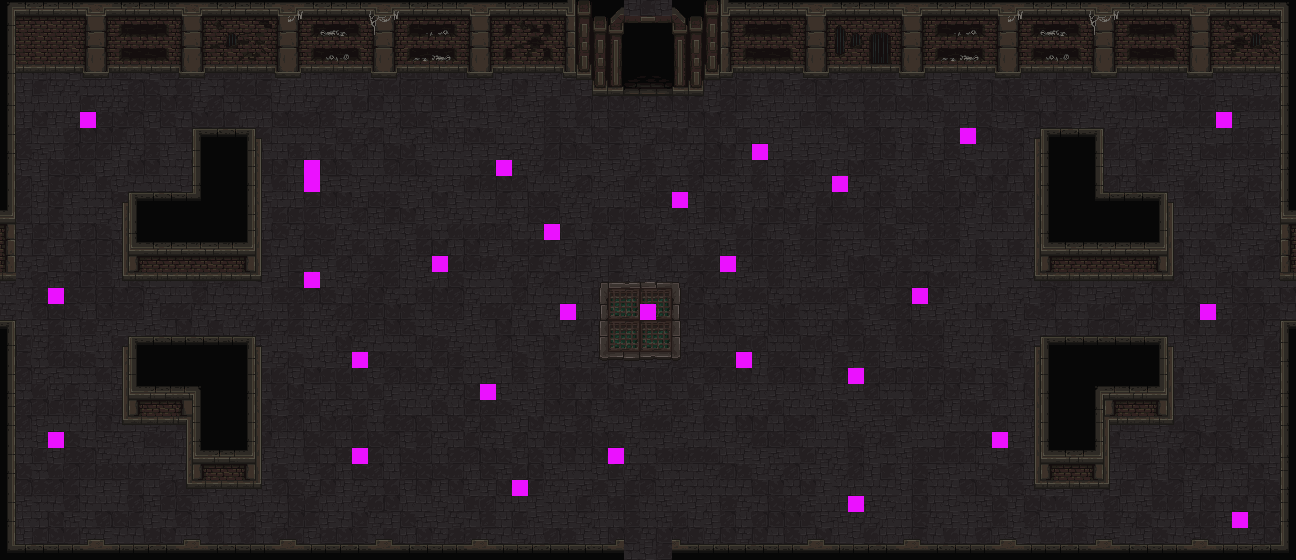

Tiled map render using the project's own tile images. Description and the map definition, with tile-layer contents summarised, below:
An orthogonal 81x35 tile map with 16x16 px tiles, 4 tile layers (Terra, Terra2, Parets, Enemics), 2 hidden layers not drawn, 2 tilesets.

<map version="1.5" tiledversion="1.7.2" orientation="orthogonal" renderorder="right-down" width="81" height="35" tilewidth="16" tileheight="16" infinite="0" nextlayerid="9" nextobjectid="1">
 <tileset firstgid="1" name="Floor1_TileSet" tilewidth="16" tileheight="16" tilecount="2560" columns="64">
  <image source="../Sprites/Maps/RF_Catacombs_v1.0/mainlevbuild.png" width="1024" height="640" />
 </tileset>
 <tileset firstgid="2561" name="Colisions" tilewidth="16" tileheight="16" tilecount="2" columns="2">
  <image source="../Sprites/Maps/Colisions.png" width="32" height="16" />
 </tileset>
 <layer id="2" name="Terra" width="81" height="35">
  <data>[2835 cells, 2835 non-empty, 26 distinct tile ids]</data>
 </layer>
 <layer id="7" name="Terra2" width="81" height="35">
  <data>[2835 cells, 318 non-empty, 102 distinct tile ids]</data>
 </layer>
 <layer id="1" name="Parets" width="81" height="35">
  <data>[2835 cells, 620 non-empty, 203 distinct tile ids]</data>
 </layer>
 <layer id="5" name="Porta" width="81" height="35" visible="0">
  <data>[2835 cells, 8 non-empty, 8 distinct tile ids]</data>
 </layer>
 <layer id="3" name="Colisions" width="81" height="35" visible="0" opacity="0.54">
  <data>[2835 cells, 332 non-empty, 1 distinct tile ids]</data>
 </layer>
 <layer id="8" name="Enemics" width="81" height="35">
  <data>[2835 cells, 29 non-empty, 1 distinct tile ids]</data>
 </layer>
</map>
